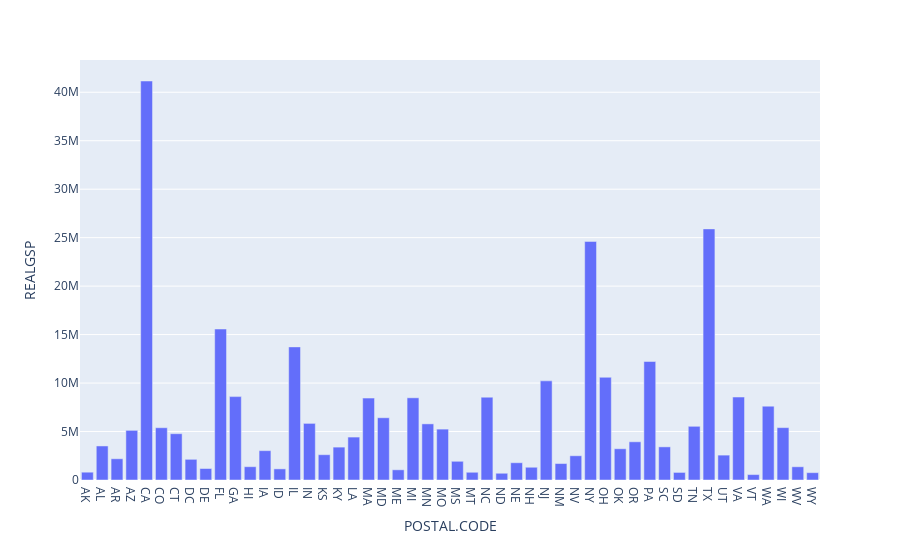

The notebook cell saved with this chart:
### Markdown cell above
DC is very high compared to the rest of the states, probably because the statistic is adjusted per capita rather than total. Below is a modificaiton to the data to show the total GDP of each state by multiplying by population.

### Code cell
formated_data['REALGSP'] = formated_data['PC.REALGSP.REL'] * formated_data['POPULATION']
px.bar(formated_data.groupby('POSTAL.CODE')[['REALGSP']].mean().reset_index(), x='POSTAL.CODE', y='REALGSP')

### Figure 1 — Plotly figure (JSON) as saved in the notebook; plotly's stock layout.template omitted (floating-point values rounded to 4 significant figures)
{"data": [{"alignmentgroup": "True", "hovertemplate": "POSTAL.CODE=%{x}<br>REALGSP=%{y}<extra></extra>", "legendgroup": "", "marker": {"color": "#636efa", "pattern": {"shape": ""}}, "name": "", "offsetgroup": "", "orientation": "v", "showlegend": false, "textposition": "auto", "type": "bar", "x": ["AK", "AL", "AR", "AZ", "CA", "CO", "CT", "DC", "DE", "FL", "GA", "HI", "IA", "ID", "IL", "IN", "KS", "KY", "LA", "MA", "MD", "ME", "MI", "MN", "MO", "MS", "MT", "NC", "ND", "NE", "NH", "NJ", "NM", "NV", "NY", "OH", "OK", "OR", "PA", "SC", "SD", "TN", "TX", "UT", "VA", "VT", "WA", "WI", "WV", "WY"], "xaxis": "x", "y": [805600.0, 3511000.0, 2190000.0, 5122000.0, 41160000.0, 5393000.0, 4776000.0, 2133000.0, 1187000.0, 15580000.0, 8601000.0, 1372000.0, 3027000.0, 1147000.0, 13730000.0, 5841000.0, 2610000.0, 3392000.0, 4429000.0, 8451000.0, 6421000.0, 1051000.0, 8478000.0, 5790000.0, 5248000.0, 1930000.0, 797400.0, 8540000.0, 695400.0, 1782000.0, 1315000.0, 10230000.0, 1698000.0, 2500000.0, 24610000.0, 10600000.0, 3223000.0, 3942000.0, 12230000.0, 3418000.0, 782000.0, 5540000.0, 25900000.0, 2568000.0, 8556000.0, 559500.0, 7618000.0, 5403000.0, 1363000.0, 757500.0], "yaxis": "y"}], "layout": {"barmode": "relative", "legend": {"tracegroupgap": 0}, "margin": {"t": 60}, "xaxis": {"anchor": "y", "domain": [0, 1], "title": {"text": "POSTAL.CODE"}}, "yaxis": {"anchor": "x", "domain": [0, 1], "title": {"text": "REALGSP"}}}}
